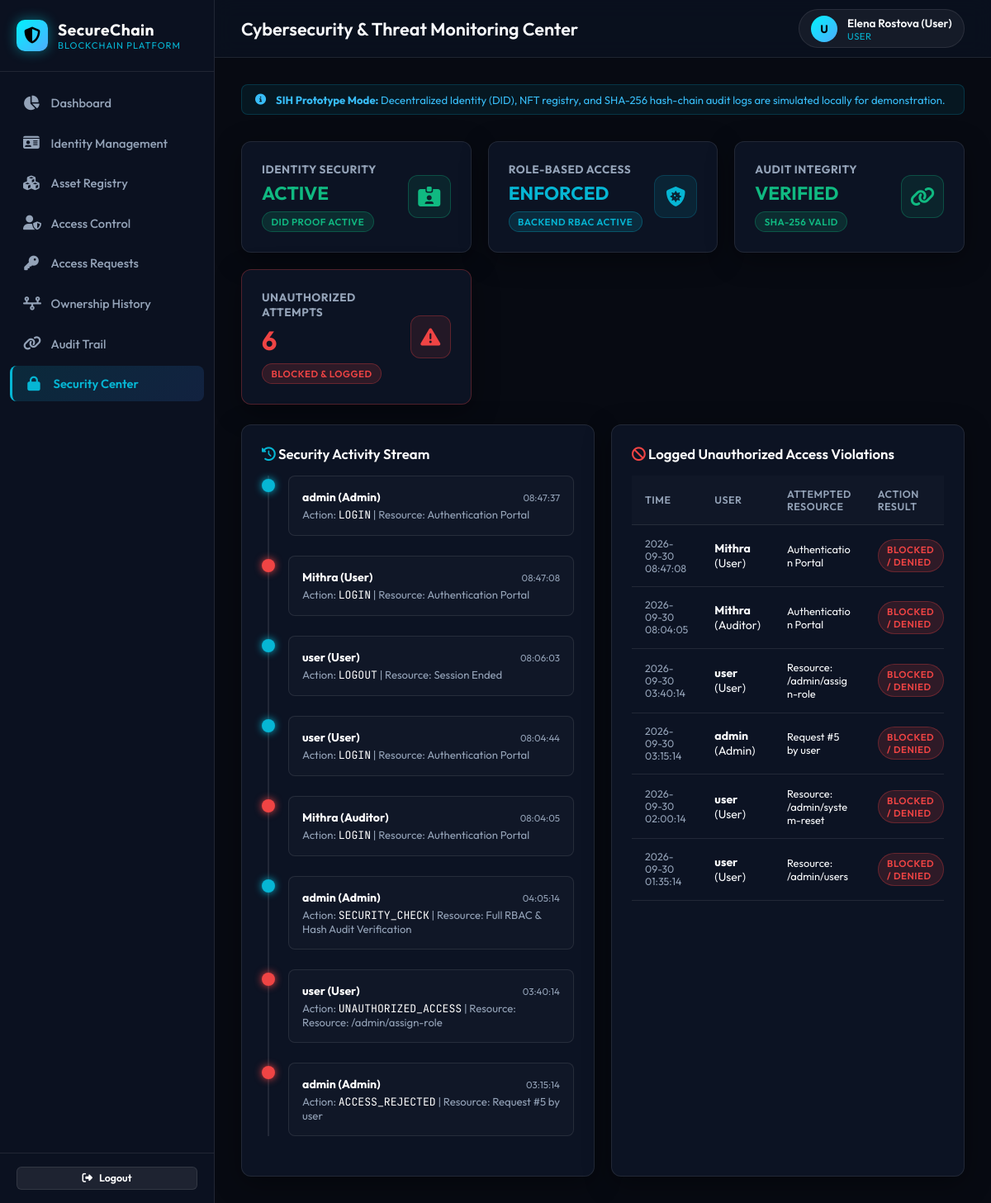
The app's page /security (signed in) with its own data.
### tables this page shows
CREATE TABLE audit_logs (
        id INTEGER PRIMARY KEY AUTOINCREMENT,
        timestamp DATETIME DEFAULT CURRENT_TIMESTAMP,
        user TEXT NOT NULL,
        role TEXT NOT NULL,
        action TEXT NOT NULL,
        resource TEXT NOT NULL,
        status TEXT NOT NULL,
        tx_hash TEXT NOT NULL,
        prev_hash TEXT NOT NULL,
        hash TEXT NOT NULL
    );

### app.py (the view)
@app.route('/security')
@login_required
def security():
    conn = get_db_connection()
    unauthorized_attempts = conn.execute('''
        SELECT COUNT(*) FROM audit_logs
        WHERE action = "UNAUTHORIZED_ACCESS" OR status = "DENIED"
    ''').fetchone()[0]
    unauthorized_logs = conn.execute('''
        SELECT * FROM audit_logs
        WHERE action = "UNAUTHORIZED_ACCESS" OR status = "DENIED"
        ORDER BY id DESC LIMIT 10
    ''').fetchall()
    recent_security_events = conn.execute('''
        SELECT * FROM audit_logs
        ORDER BY id DESC LIMIT 8
    ''').fetchall()
    audit_records = conn.execute('SELECT * FROM audit_logs ORDER BY id ASC').fetchall()
    verification = verify_hash_chain(audit_records)
    conn.close()
    return render_template(
        'security.html',
        unauthorized_attempts=unauthorized_attempts,
        unauthorized_logs=unauthorized_logs,
        recent_security_events=recent_security_events,
        verification=verification
    )

### app.py (called while the page is built)
@app.context_processor
def inject_user():
    return dict(
        current_user=session.get('username'),
        current_role=session.get('role'),
        current_full_name=session.get('full_name')
    )

### auth.py (called while the page is built)
def login_required(f):
    @wraps(f)
    def decorated_function(*args, **kwargs):
        if 'user_id' not in session:
            flash('Please log in to access this page.', 'warning')
            return redirect(url_for('login'))
        return f(*args, **kwargs)
    return decorated_function

### database.py (called while the page is built)
def get_db_connection():
    conn = sqlite3.connect(DB_PATH)
    conn.row_factory = sqlite3.Row
    return conn

### utils.py (called while the page is built)
def calculate_audit_hash(prev_hash: str, timestamp_str: str, user: str, role: str, action: str, resource: str, status: str, tx_hash: str) -> str:
    raw_data = f"{prev_hash}|{timestamp_str}|{user}|{role}|{action}|{resource}|{status}|{tx_hash}"
    return hashlib.sha256(raw_data.encode('utf-8')).hexdigest()

### templates/security.html (shortened to what this page needs)
{% extends "base.html" %}
{% block header_title %}Cybersecurity & Threat Monitoring Center{% endblock %}
{% block content %}
<div class="grid-4">
  <div class="glass-card stat-card">
    <div class="stat-info">
      <h3>Identity Security</h3>
      <div class="stat-value" style="font-size: 1.4rem; color: #10b981;">ACTIVE</div>
      <span class="badge badge-verified" style="margin-top: 0.5rem;">DID Proof Active</span>
    </div>
    <div class="stat-icon" style="color: #10b981; border-color: rgba(16, 185, 129, 0.3); background: rgba(16, 185, 129, 0.1);">
      <i class="fas fa-id-card-clip"></i>
    </div>
  </div>
  <div class="glass-card stat-card">
    <div class="stat-info">
      <h3>Role-Based Access</h3>
      <div class="stat-value" style="font-size: 1.4rem; color: #06b6d4;">ENFORCED</div>
      <span class="badge badge-cyan" style="margin-top: 0.5rem;">Backend RBAC Active</span>
    </div>
    <div class="stat-icon">
      <i class="fas fa-shield-virus"></i>
    </div>
  </div>
  <div class="glass-card stat-card">
    <div class="stat-info">
      <h3>Audit Integrity</h3>
      <div class="stat-value" style="font-size: 1.4rem; color: #10b981;">VERIFIED</div>
      <span class="badge badge-verified" style="margin-top: 0.5rem;">SHA-256 Valid</span>
    </div>
    <div class="stat-icon" style="color: #10b981; border-color: rgba(16, 185, 129, 0.3); background: rgba(16, 185, 129, 0.1);">
      <i class="fas fa-link"></i>
    </div>
  </div>
  <div class="glass-card stat-card" style="border-color: rgba(239, 68, 68, 0.3);">
    <div class="stat-info">
      <h3>Unauthorized Attempts</h3>
      <div class="stat-value" style="color: #ef4444;">{{ unauthorized_attempts }}</div>
      <span class="badge badge-danger" style="margin-top: 0.5rem;">Blocked & Logged</span>
    </div>
    <div class="stat-icon" style="color: #ef4444; border-color: rgba(239, 68, 68, 0.3); background: rgba(239, 68, 68, 0.1);">
      <i class="fas fa-triangle-exclamation"></i>
    </div>
  </div>
</div>
<div class="grid-2">
  <div class="glass-card">
    <h3 style="font-size: 1.05rem; font-weight: 600; color: #fff; margin-bottom: 1rem;">
      <i class="fas fa-clock-rotate-left" style="color: var(--primary-cyan);"></i> Security Activity Stream
    </h3>
    <div class="timeline">
      {% for event in recent_security_events %}
      <div class="timeline-item">
        <div class="timeline-dot" style="{% if 'UNAUTHORIZED' in event.action or event.status == 'DENIED' %}background: #ef4444; box-shadow: 0 0 10px #ef4444;{% endif %}"></div>
        <div class="timeline-content">
          <div style="display: flex; justify-content: space-between; align-items: center; margin-bottom: 0.25rem;">
            <strong style="color: #fff; font-size: 0.88rem;">{{ event.user }} ({{ event.role }})</strong>
            <span style="font-size: 0.72rem; color: var(--text-muted);">{{ event.timestamp[11:19] }}</span>
          </div>
          <p style="font-size: 0.82rem; color: var(--text-muted);">
            Action: <span class="font-mono" style="color: #fff;">{{ event.action }}</span> | Resource: {{ event.resource }}
          </p>
        </div>
      </div>
      {% endfor %}
    </div>
  </div>
  <div class="glass-card">
    <h3 style="font-size: 1.05rem; font-weight: 600; color: #fff; margin-bottom: 1rem;">
      <i class="fas fa-ban" style="color: #ef4444;"></i> Logged Unauthorized Access Violations
    </h3>
    <div class="table-responsive">
      <table class="custom-table">
        <thead>
          <tr>
            <th>Time</th>
            <th>User</th>
            <th>Attempted Resource</th>
            <th>Action Result</th>
          </tr>
        </thead>
        <tbody>
          {% for log in unauthorized_logs %}
          <tr>
            <td style="font-size: 0.78rem; color: var(--text-muted);">{{ log.timestamp }}</td>
            <td><strong>{{ log.user }}</strong> ({{ log.role }})</td>
            <td style="font-size: 0.8rem; max-width: 180px; word-break: break-word;">{{ log.resource }}</td>
            <td><span class="badge badge-danger">BLOCKED / DENIED</span></td>
          </tr>
          {% endfor %}
        </tbody>
      </table>
    </div>
  </div>
</div>
{% endblock %}

### static/css/style.css (style rules this page uses)
:root { --bg-main: #070a12; --bg-card: rgba(15, 23, 42, 0.75); --bg-sidebar: #0b1120; --bg-input: #121c33; --border-color: rgba(255, 255, 255, 0.09); --border-glow: rgba(6, 182, 212, 0.3); --primary-cyan: #06b6d4; --accent-blue: #3b82f6; --gradient-cyan: linear-gradient(135deg, #00f2fe 0%, #4facfe 100%); --gradient-glow: linear-gradient(135deg, rgba(6, 182, 212, 0.15), rgba(59, 130, 246, 0.15)); --text-main: #f8fafc; --text-muted: #94a3b8; --text-dim: #64748b; --badge-success-bg: rgba(16, 185, 129, 0.15); --badge-success-color: #10b981; --badge-cyan-bg: rgba(6, 182, 212, 0.15); --badge-cyan-color: #06b6d4; --badge-warning-bg: rgba(245, 158, 11, 0.15); --badge-warning-color: #f59e0b; --badge-danger-bg: rgba(239, 68, 68, 0.15); --badge-danger-color: #ef4444; --sidebar-width: 260px; --topbar-height: 70px; }
* { box-sizing: border-box; margin: 0; padding: 0; font-family: 'Outfit', -apple-system, BlinkMacSystemFont, sans-serif; }
body { background-color: var(--bg-main); color: var(--text-main); min-height: 100vh; display: flex; overflow-x: hidden; }
code, .font-mono { font-family: 'JetBrains Mono', monospace; }
.glass-card { background: var(--bg-card); backdrop-filter: blur(16px); -webkit-backdrop-filter: blur(16px); border: 1px solid var(--border-color); border-radius: 12px; padding: 1.5rem; box-shadow: 0 8px 32px 0 rgba(0, 0, 0, 0.37); transition: all 0.3s ease; }
.grid-4 { display: grid; grid-template-columns: repeat(auto-fit, minmax(220px, 1fr)); gap: 1.25rem; }
.grid-2 { display: grid; grid-template-columns: repeat(auto-fit, minmax(400px, 1fr)); gap: 1.25rem; }
.stat-card { display: flex; align-items: center; justify-content: space-between; }
.stat-info h3 { font-size: 0.85rem; color: var(--text-muted); text-transform: uppercase; letter-spacing: 0.5px; margin-bottom: 0.35rem; }
.stat-info .stat-value { font-size: 2rem; font-weight: 700; color: #fff; }
.stat-icon { width: 52px; height: 52px; border-radius: 12px; background: rgba(6, 182, 212, 0.1); color: var(--primary-cyan); display: flex; align-items: center; justify-content: center; font-size: 1.5rem; border: 1px solid rgba(6, 182, 212, 0.2); }
.badge { display: inline-flex; align-items: center; gap: 0.35rem; padding: 0.25rem 0.65rem; border-radius: 20px; font-size: 0.72rem; font-weight: 600; text-transform: uppercase; letter-spacing: 0.5px; }
.badge-verified, .badge-approved, .badge-success { background: var(--badge-success-bg); color: var(--badge-success-color); border: 1px solid rgba(16, 185, 129, 0.3); }
.badge-active, .badge-cyan { background: var(--badge-cyan-bg); color: var(--badge-cyan-color); border: 1px solid rgba(6, 182, 212, 0.3); }
.badge-denied, .badge-rejected, .badge-danger { background: var(--badge-danger-bg); color: var(--badge-danger-color); border: 1px solid rgba(239, 68, 68, 0.3); }
.table-responsive { width: 100%; overflow-x: auto; }
.custom-table { width: 100%; border-collapse: collapse; text-align: left; }
.custom-table th { padding: 0.9rem 1rem; background: rgba(255, 255, 255, 0.02); color: var(--text-muted); font-size: 0.78rem; font-weight: 600; text-transform: uppercase; letter-spacing: 0.5px; border-bottom: 1px solid var(--border-color); }
.custom-table td { padding: 0.9rem 1rem; border-bottom: 1px solid var(--border-color); font-size: 0.88rem; color: var(--text-main); vertical-align: middle; }
.custom-table tbody tr { transition: background 0.15s ease; }
.timeline { position: relative; padding-left: 2rem; margin-top: 1rem; }
.timeline::before { content: ''; position: absolute; left: 7px; top: 0; bottom: 0; width: 2px; background: var(--border-color); }
.timeline-item { position: relative; margin-bottom: 1.5rem; }
.timeline-dot { position: absolute; left: -2rem; top: 4px; width: 16px; height: 16px; border-radius: 50%; background: var(--primary-cyan); box-shadow: 0 0 10px var(--primary-cyan); }
.timeline-content { background: rgba(255, 255, 255, 0.02); border: 1px solid var(--border-color); border-radius: 8px; padding: 1rem; }

### records on screen
audit_logs: user "admin", role "Admin", timestamp "08:47:37", action "LOGIN", resource "Authentication Portal"
audit_logs: user "Mithra", role "User", timestamp "08:47:08", action "LOGIN", resource "Authentication Portal", timestamp "2026-09-30 08:47:08"
audit_logs: user "user", role "User", timestamp "08:06:03", action "LOGOUT", resource "Session Ended"
audit_logs: user "user", role "User", timestamp "08:04:44", action "LOGIN", resource "Authentication Portal"
audit_logs: user "Mithra", role "Auditor", timestamp "08:04:05", action "LOGIN", resource "Authentication Portal", timestamp "2026-09-30 08:04:05"
audit_logs: user "admin", role "Admin", timestamp "04:05:14", action "SECURITY_CHECK", resource "Full RBAC & Hash Audit Verification"
audit_logs: user "user", role "User", timestamp "03:40:14", action "UNAUTHORIZED_ACCESS", resource "Resource: /admin/assign-role", timestamp "2026-09-30 03:40:14"
audit_logs: user "admin", role "Admin", timestamp "03:15:14", action "ACCESS_REJECTED", resource "Request #5 by user", timestamp "2026-09-30 03:15:14"
audit_logs: timestamp "2026-09-30 02:00:14", user "user", role "User", resource "Resource: /admin/system-reset"
audit_logs: timestamp "2026-09-30 01:35:14", user "user", role "User", resource "Resource: /admin/users"

### other values on screen
{{ current_user[0] | upper }} "U"
{{ current_full_name or current_user }} "Elena Rostova (User)"
{{ current_role }} "USER"
{{ unauthorized_attempts }} "6"
